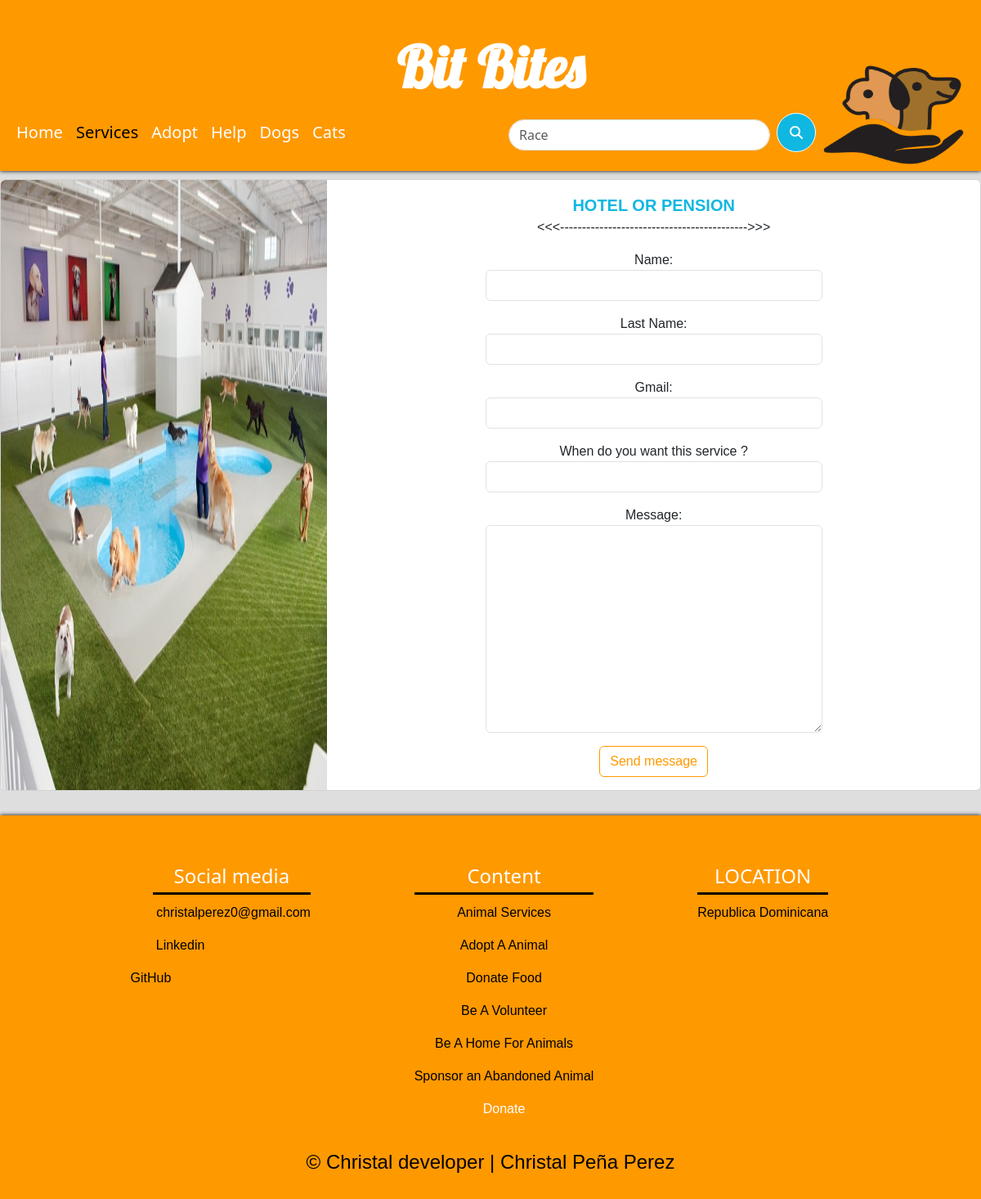
Screenshot of /services/5 with the database file from the repository.
### ServicesApp/models.py (models this page shows, shortened)
class Services(models.Model):
    name = models.CharField(max_length=50)
    image = models.ImageField(upload_to='ServiceImages')
    description = models.CharField(max_length=1000)
    created = models.DateTimeField(auto_now_add=True)
    updated = models.DateTimeField(auto_now_add=True)
    class Meta():
        verbose_name = 'Service'
        verbose_name_plural = 'Services'

### ServicesApp/views.py (the view, shortened to what this page needs)
# urls.py: path('<int:id>',views.modal,name='form')
def modal(request,id):
    data = Services.objects.filter(id=id)
    form = ServicesFroms()
    return render(request,"ServicesApp/form.html",{'data':data,'form':form})

### ServicesApp/forms.py
class ServicesFroms(forms.Form):
    name = forms.CharField(label='Name', required=True,widget=forms.TextInput(attrs={'class':'form-control'}))
    last_name = forms.CharField(label='Last Name', required= True,widget=forms.TextInput(attrs={'class':'form-control'}))
    gmail = forms.EmailField(label='Gmail',required=True,widget=forms.EmailInput(attrs={'class':'form-control'}))
    date = forms.CharField(label='When do you want this service ?',required=True,widget=forms.TextInput(attrs={'class':'form-control',}))
    message = forms.CharField(label='Message',widget=forms.Textarea(attrs={'class':'form-control'}))

### ServicesApp/templates/ServicesApp/form.html (shortened to what this page needs)
{% extends "PetsWebPage/main.html" %}
    {% block content %}
    {% for data in data %}
    <div class="card mb-3" style="max-width: 1500px; margin: auto;">
      <div class="row g-0">
        <div class="col-md-4">
          <img style="height: 100%;" src="{{data.image.url}}" class="img-fluid rounded-start" alt="...">
        </div>
        <div class="col-md-8" style=" margin: auto; width: fit-content;">
          <div class="card-body" style="margin: auto;width: fit-content;">
            <form action="" method="POST" style="text-align: center;">
              <div>
                  <strong class="modal-title fs-5" id="exampleModalLabel" style="text-transform: uppercase;color: #10b7e1;">{{data.name}}</strong>
              </div>
              <div><p><<<------------------------------------------->>></p></div>
              <p>
                {{form.as_p}}
              </p>
              <div>
                <button type="submit" class="btn">Send message</button>
              </div>
            </form>
          </div>
        </div>
      </div>
    </div>
      {% endfor %}
      {% endblock %}

### PetsWebPage/static/PetsPage/css/main.css (style rules this page uses)
body { background-image: url('https://img.freepik.com/vector-premium/patron-fisuras-cabeza-perro-lindo-sobre-fondo-blanco_426735-106.jpg?w=2000'); background-size: cover; background-size: 900px; backdrop-filter:brightness(0.87); }
.card { font-family: 'Aclonica', sans-serif; }
.btn { color:rgb(255,153,0) ; border-color: rgb(255,153,0); }

### rows the page displays
Services: image (picture), name "HOTEL OR PENSION"
